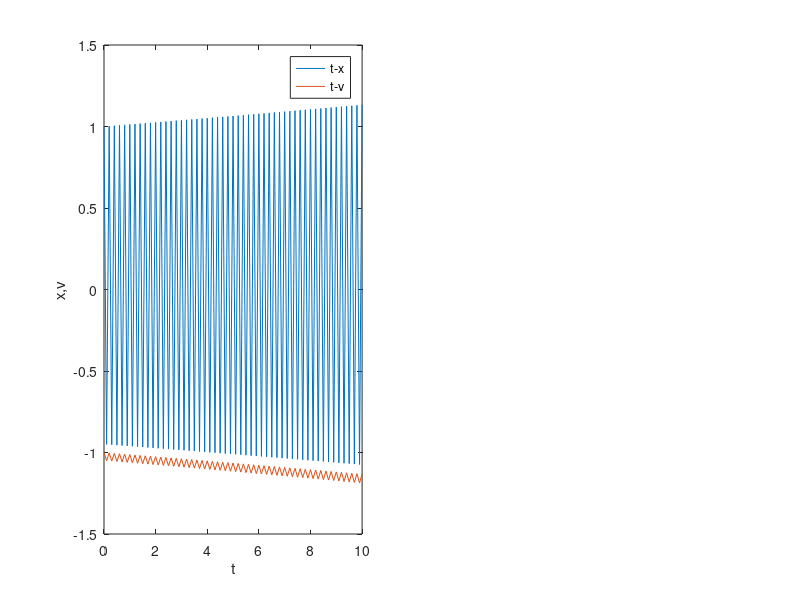

Here is the MATLAB script that generated this plot: (Note: this script raises an error after producing the figure.)
clear;
close all;

size = 1e2;

V = zeros(1,size);
V(1) = -1;
X = zeros(1,size);
X(1) = 1;
f1 = zeros(1,size);
f2 = zeros(1,size);
g1 = zeros(1,size);
g2 = zeros(1,size);

h = 0.1;
t = (0:h:size*h);

k = 1;
m = 1;

for i = 1:size
  f1(i) = -k/m*X(i);
  g1(i) = V(i);
  f2(i) = -k/m*(X(i)+V(i)*h);
  g2(i) = V(i)-k/m*X(i)*h;
  X(i+1) = (f1(i) + f2(i))/2;
  V(i+1) = (g1(i) + g2(i))/2;
end

figure;

subplot(1,2,1);
plot(t,X,t,V);
xlabel('t');
ylabel('x,v');
legend('t-x','t-v');
ax = gca;
ax.FontName = 'Times New Roman';
ax.FontSize = 16;
grid on;
grid minor;

subplot(1,2,2);
plot(X,V);
xlabel('x');
ylabel('v');
legend('t-v');
ax = gca;
ax.FontName = 'Times New Roman';
ax.FontSize = 16;
grid on;
grid minor;
%saveas(gcf,'t-x.png')
